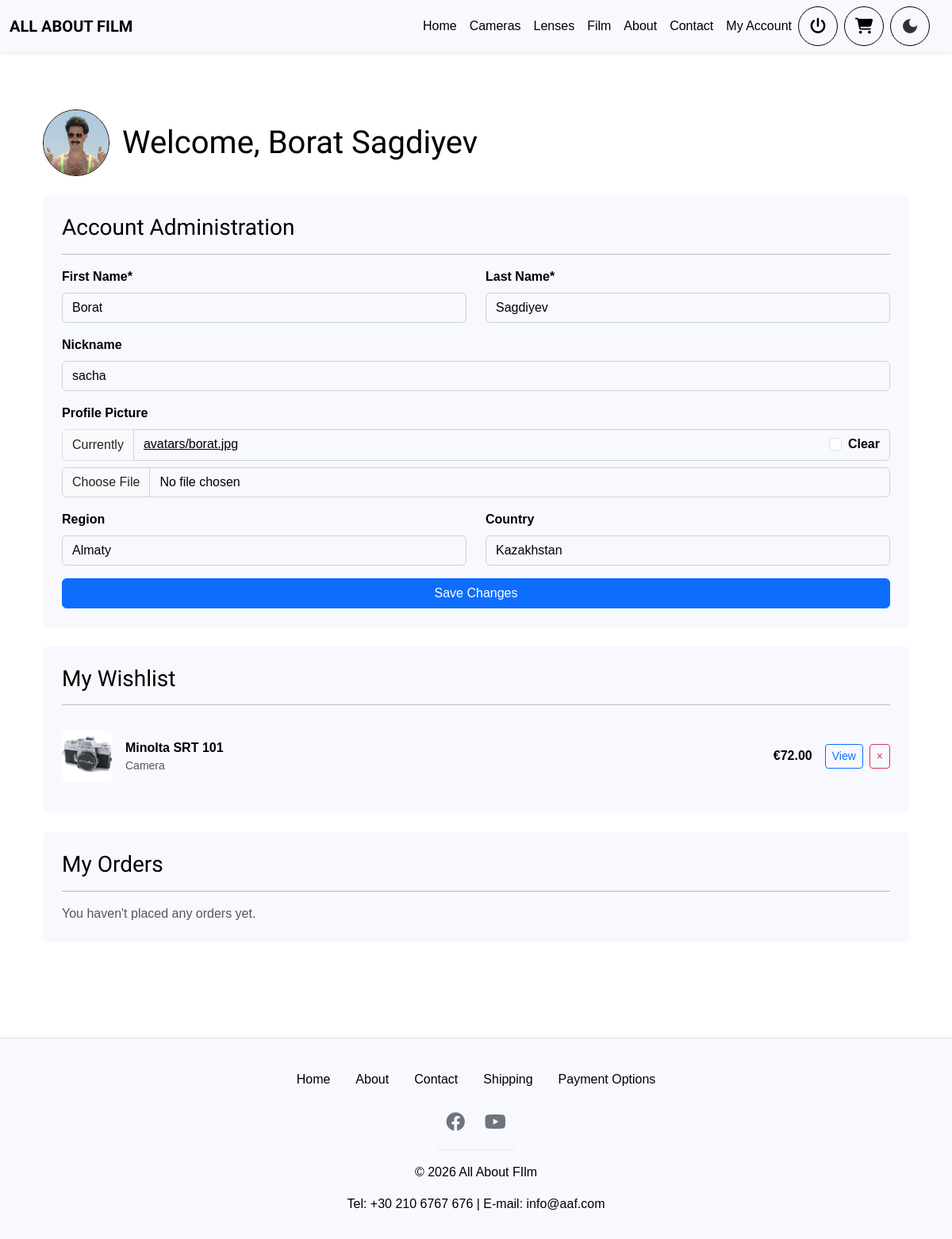
/account/ (signed in), run on the app's committed database.
### home/models.py (models this page shows, shortened)
class User(AbstractUser):
    nickname = models.CharField(max_length=50, blank=True)
    avatar = models.ImageField(upload_to='avatars/', blank=True, null=True)
    region = models.CharField(max_length=100, blank=True)
    country = models.CharField(max_length=100, blank=True)

class WishlistItem(models.Model):
    user = models.ForeignKey(
        settings.AUTH_USER_MODEL, on_delete=models.CASCADE, related_name='wishlist_items'
    )
    product = models.ForeignKey(Product, on_delete=models.CASCADE)
    added_at = models.DateTimeField(auto_now_add=True)
    class Meta:
        unique_together = [['user', 'product']]
        ordering = ['-added_at']

class ProductImage(models.Model):
    product = models.ForeignKey(
        Product, related_name='images', on_delete=models.CASCADE
    )
    image = models.ImageField(upload_to='products/')
    position = models.PositiveIntegerField(default=0)
    alt_text = models.CharField(max_length=120, blank=True)
    class Meta:
        ordering = ['position']

class Product(models.Model):
    class Category(models.TextChoices):
        CAMERA = 'CAMERA', 'Camera'
        LENS = 'LENS', 'Lens'
        FILM = 'FILM', 'Film'
    code = models.CharField(max_length=10, primary_key=True, editable=False)
    category = models.CharField(max_length=10, choices=Category.choices)
    manufacturer = models.CharField(max_length=50)
    model = models.CharField(max_length=50)
    description = models.TextField(blank=True)
    price = models.DecimalField(max_digits=10, decimal_places=2)
    stock = models.PositiveIntegerField(default=1)
    _CODE_PREFIX = {'CAMERA': 'C', 'LENS': 'L', 'FILM': 'F'}

### home/views.py (the view, shortened to what this page needs)
# urls.py: path('account/', views.account, name='account'),
def account(request):
    if request.user.is_authenticated:
        return _account_dashboard(request)

### home/forms.py
class CustomerProfileForm(forms.ModelForm):
    first_name = forms.CharField(
        label="First Name", min_length=2, max_length=50, validators=[name_validator]
    )
    last_name = forms.CharField(
        label="Last Name", min_length=2, max_length=50, validators=[name_validator]
    )
    class Meta:
        model = User
        fields = ["first_name", "last_name", "nickname", "avatar", "region", "country"]
        labels = {"nickname": "Nickname", "avatar": "Profile Picture"}
    def __init__(self, *args, **kwargs):
        super().__init__(*args, **kwargs)
        self.helper = FormHelper()
        self.helper.form_method = "post"
        self.helper.attrs = {"novalidate": ""}
        self.helper.layout = Layout(
            Row(
                Column("first_name", css_class="col-sm-6"),
                Column("last_name", css_class="col-sm-6"),
            ),
            "nickname",
            "avatar",
            Row(
                Column("region", css_class="col-sm-6"),
                Column("country", css_class="col-sm-6"),
            ),
            Submit("profile_submit", "Save Changes", css_class="w-100"),
        )

### home/context_processors.py (called while the page is built)
def cart_count(request):
    cart = request.session.get('cart', {})
    return {'cart_count': sum(cart.values())}

def wishlist_codes(request):
    if request.user.is_authenticated:
        return {'wishlist_codes': set(
            WishlistItem.objects.filter(user=request.user).values_list('product_id', flat=True)
        )}
    return {'wishlist_codes': set()}

### home/templatetags/static_extras.py (called while the page is built)
@register.simple_tag
def static_v(path):
    url = static_url(path)
    absolute = finders.find(path)
    if absolute:
        try:
            return f"{url}?v={int(os.path.getmtime(absolute))}"
        except OSError:
            pass
    return url

### home/templates/home/account.html (shortened to what this page needs)
{% extends "home/base.html" %}
{% load crispy_forms_tags %}
{% load static_extras %}
{% block content %}
    {% if user.is_authenticated %}
        <div class="container py-5">
            <div class="account-header d-flex align-items-center gap-3 mb-4">
                <div class="account-avatar">
                    {% if user.avatar %}
                        <img src="{{ user.avatar.url }}" alt="{{ user.get_full_name }} avatar">
                    {% else %}
                        <i class="fas fa-user-circle" aria-hidden="true"></i>
                    {% endif %}
                </div>
                <h1 class="mb-0">Welcome, {{ user.get_full_name|default:user.username }}</h1>
            </div>
            {% if has_panel %}
                <section class="account-panel p-4 rounded mb-4">
                    <h3 class="text-start">Account Administration</h3>
                    <hr>
                    {% crispy profile_form %}
                </section>
            {% endif %}
            {% if is_customer %}
                <section class="account-panel p-4 rounded mb-4">
                    <h3 class="text-start">My Wishlist</h3>
                    <hr>
                    <div id="wishlist-items">
                        {% for w in wishlist_items %}
                            <div class="wishlist-row d-flex align-items-center py-3" data-code="{{ w.product.code }}">
                                <div class="cart-thumb me-3">
                                    {% with img=w.product.images.first %}
                                        {% if img %}<img src="{{ img.image.url }}" alt="{{ w.product.model }}">{% else %}<div class="no-image">&mdash;</div>{% endif %}
                                    {% endwith %}
                                </div>
                                <div class="flex-grow-1 pe-2">
                                    <div class="fw-bold">{{ w.product.manufacturer }} {{ w.product.model }}</div>
                                    <div class="text-muted small">{{ w.product.get_category_display }}</div>
                                </div>
                                <div class="fw-bold me-3">&euro;{{ w.product.price|floatformat:2 }}</div>
                                <a href="{% url 'item_detail' w.product.code %}" class="btn btn-sm btn-outline-primary me-2">View</a>
                                <button type="button" class="btn btn-sm btn-outline-danger wishlist-remove" data-code="{{ w.product.code }}" aria-label="Remove from wishlist">&times;</button>
                            </div>
                        {% empty %}
                            <p class="wishlist-empty text-muted mb-0">Your wishlist is empty.</p>
                        {% endfor %}
                    </div>
                </section>
                <section class="account-panel p-4 rounded">
                    <h3 class="text-start">My Orders</h3>
                    <hr>
                    {% if orders %}
                        <div class="order-list">
                            {% for order in orders %}
                                <a href="{% url 'order_confirmation' order.pk %}" class="order-row d-flex justify-content-between align-items-center py-3">
                                    <div>
                                        <div class="fw-bold">Order #{{ order.pk }}</div>
                                        <div class="text-muted small">{{ order.date|date:"d M Y" }} &middot; {{ order.items.count }} item{{ order.items.count|pluralize }}</div>
                                    </div>
                                    <div class="text-end">
                                        <div class="fw-bold">&euro;{{ order.total|floatformat:2 }}</div>
                                        <span class="order-status small">{{ order.get_status_display }}</span>
                                    </div>
                                </a>
                            {% endfor %}
                        </div>
                    {% else %}
                        <p class="text-muted mb-0">You haven't placed any orders yet.</p>
                    {% endif %}
                </section>
            {% endif %}
        </div>
    {% endif %}
{% endblock %}

### static/css/styles.css (style rules this page uses)
:root { --base-color: white; --base-variant: ghostwhite; --base-footer: #6c757d; --base-icons: #6c757d; --text-color: black; }
html, body { font-family: "Century Gothic", sans-serif, Arial; margin: 0; min-height: 100vh; display: flex; flex-direction: column; background: var(--base-color); color: var(--text-color); }
h1 { font-family: "Special Gothic Expanded One", sans-serif, Arial; text-align: center; color: var(--text-color); }
h3 { font-family: "Special Gothic Expanded One", sans-serif, Arial; color: var(--text-color); }
p { color: var(--text-color); }
a { color: var(--text-color); }
label { color: var(--text-color); }
input, textarea, .form-control, .form-control { background-color: var(--base-variant); color: var(--text-color); border: 1px solid #ced4da; }
.form-control::placeholder { color: var(--text-color); }
label { font-weight: bold; }
input { background-color: var(--base-variant); }
.cart-thumb img, .cart-thumb .no-image { width: 64px; height: 64px; object-fit: cover; border-radius: 6px; }
.account-header h1 { text-align: left; }
.account-avatar { width: 84px; height: 84px; border-radius: 50%; overflow: hidden; flex-shrink: 0; display: flex; align-items: center; justify-content: center; background: var(--base-variant); border: 1px solid var(--text-color); }
.account-avatar img { width: 100%; height: 100%; object-fit: cover; }
.account-panel { background: var(--base-variant); color: var(--text-color); }
.account-panel .text-muted, .cart-panel .text-muted, .cart-summary .text-muted, .checkout-panel .text-muted, .checkout-summary .text-muted { color: var(--text-color) !important; opacity: 0.65; }
.wishlist-row { border-bottom: 1px solid rgba(128, 128, 128, 0.25); }
.wishlist-row:last-child { border-bottom: none; }
body, main, nav.navbar, footer, .card, .cart-panel, .cart-summary, .auth-card, .account-panel, .account-avatar, p, h1, h2, h3, h4, h5, h6, a, label, span, .text-muted, .form-control, .form-select, .nav-icon-btn { transition: background-color 0.3s ease, color 0.3s ease, border-color 0.3s ease; }

### data on the page
User: avatar (picture), get_full_name "Borat Sagdiyev", first_name "Borat", last_name "Sagdiyev", nickname "sacha", region "Almaty", country "Kazakhstan"
WishlistItem: product.images.first.image (picture), product.manufacturer "Minolta", product.model "SRT 101", product.category "Camera", product.price "72.00"
